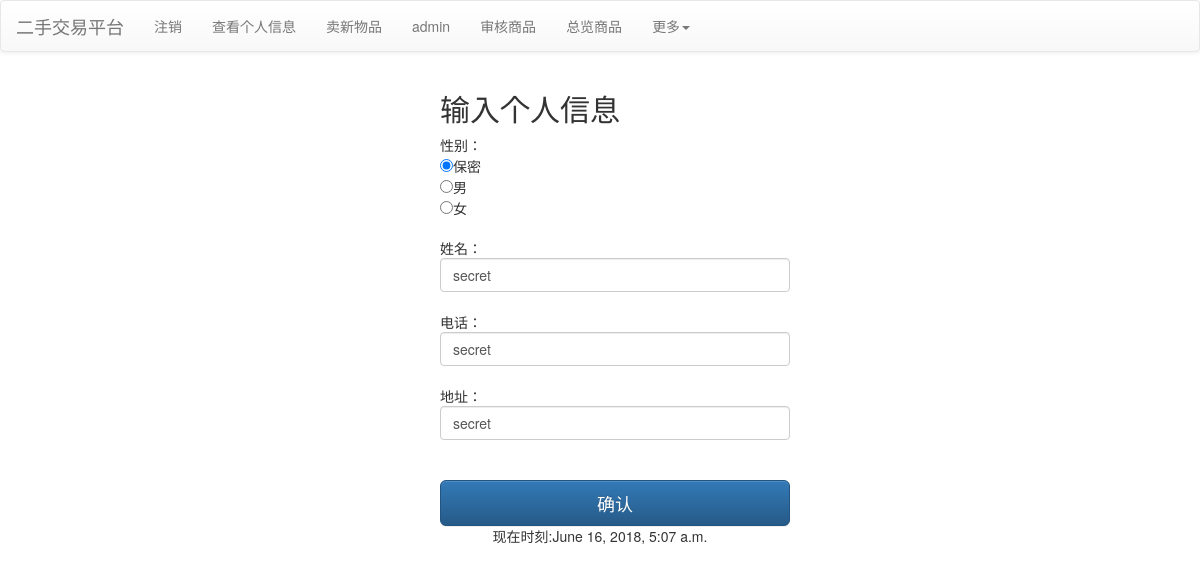
Page /profile_modify (signed in) on the committed database.
### mainsite/models.py (models this page shows, shortened)
class Profile(models.Model):
    user = models.OneToOneField(User, on_delete=models.CASCADE)
    sex = models.IntegerField(default = 0)
    full_name = models.CharField(max_length=32, null=True, blank=True)
    phone = models.CharField(max_length=15, null=True, blank=True)
    address = models.CharField(max_length=256, null=True, blank=True)
    BoundPayment = models.CharField(max_length=32, null=True, blank=True)
    usertype = models.IntegerField(default=0)
    email = models.EmailField(null=True, blank=True)
    email_binding = models.EmailField(null=True, blank=True)
    email_binding_key = models.CharField(max_length=4, null=True, blank=True)
    pay_binding = models.CharField(max_length=32, null=True, blank=True)
    pay_binding_key = models.CharField(max_length=4, null=True, blank=True)

### mainsite/views.py (the view)
# urls.py: path('profile_modify', views.profile_modify),
@login_required(login_url='/login/')
def profile_modify(request):
    return controllers.Account_control(request).modify()

### mainsite/controllers.py (called while the page is built, shortened)
    def modify(self):
        TheTimeOfNow = datetime.now()
        if not self.request.user.is_authenticated:
            messages.add_message(self.request, messages.WARNING, "请登录")
            return redirect('/')
        username = self.request.user.username
        profile_cur = models.Profile.objects.get(user=self.request.user)
        return render(self.request, 'profile_modify.html', locals())

### templates/profile_modify.html (shortened to what this page needs)
{% extends "base.html" %}
{% block content %}
<div class="container">
    <div class="container">
        <div class="col-md-4 col-md-offset-4">
            <form class="form-signin" action="#" method="POST">
                <h2>输入个人信息</h2>
                性别：
                <br />
                {% if profile_cur.sex == 0 %}
                    <input type="radio" name="sex" value="0" checked required />保密<br />
                    <input type="radio" name="sex" value="1" required />男<br />
                    <input type="radio" name="sex" value="2" required />女<br />
                {% endif %}
                <br />
                姓名：
                <input type="text" name="full_name" value="{{ profile_cur.full_name }}" maxlength="32" class="form-control" required />
                <br />
                电话：
                <br />
                <input type="text" name="phone" value="{{ profile_cur.phone }}" maxlength="15" class="form-control" required />
                <br />
                地址：
                <br />
                <input type="text" name="address" value="{{ profile_cur.address }}" maxlength="256" class="form-control" required />
                <br />
                <br />
                <button class="btn btn-lg btn-primary btn-block" type="submit">确认</button>
            </form>
        </div>
    </div>
</div>
{% endblock %}

### rows in the picture
Profile: full_name "secret", phone "secret", address "secret"
